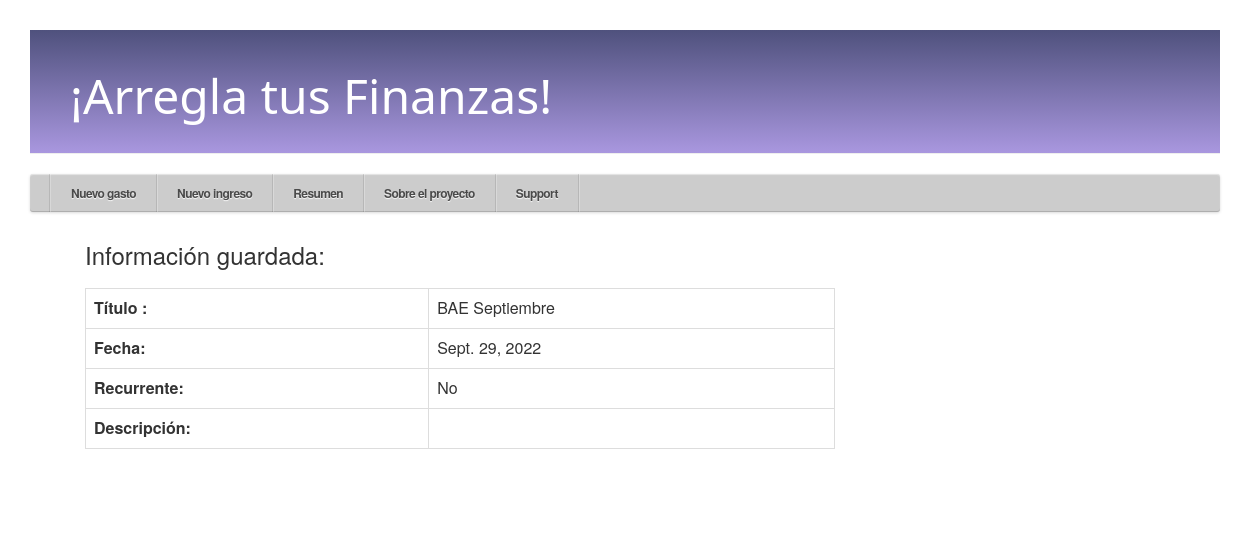
/ingresos/2/, run on the app's committed database.
### aplicacion/models.py (models this page shows, shortened)
class Ingresos(models.Model):
    id_usuario = models.ForeignKey(settings.AUTH_USER_MODEL, on_delete=models.CASCADE)
    titulo = models.CharField(max_length=20)
    descripcion = models.TextField(blank=True, null=True)
    RECURRENCIA = [
        ('Si', 'Si'),
        ('No', 'No'),
    ]
    recurrente = models.CharField(max_length=2, choices=RECURRENCIA)
    fecha_ingreso = models.DateField()
    monto = models.IntegerField()
    class Meta:
        ordering = ["fecha_ingreso"]

### aplicacion/views.py (the view)
# urls.py: path('ingresos/<int:pk>/', views.ingresos_detail, name='ingresos_detail'),
def ingresos_detail(request, pk):
    ingresos_a = get_object_or_404(Ingresos, pk=pk)
    return render(request, 'aplicacion/ingresos_detail.html', {'ingresos_a': ingresos_a})

### aplicacion/templates/aplicacion/ingresos_detail.html (shortened to what this page needs)
{% extends 'aplicacion/base.html' %}
{% block content %}
    <div class="post">
        <h3>Información guardada: <h3>
        <table class="table table-bordered">
            <tr>
                <td><strong>Título :</strong></td>
                <td>{{ ingresos_a.titulo }}</td>
              </tr>
            <tr>
                <td><strong>Fecha:</strong></td>
                <td>{{ ingresos_a.fecha_ingreso }}</td>
              </tr>
            <tr>
              <td><strong>Recurrente:</strong></td>
              <td>{{ ingresos_a.recurrente }}</td>
            </tr>
            <tr>
                <td><strong>Descripción:</strong> </td>
                <td>{{ ingresos_a.descripcion|linebreaksbr }}</td>
              </tr>
        </table>
    </div>
{% endblock %}

### aplicacion/static/aplicacion/base.css (style rules this page uses)
.post { margin-bottom: 70px; }
* { margin: 0; padding: 0; box-sizing: border-box; }
body { padding: 30px; font-family: "Helvetica Neue", helvetica, arial; background: url('https://subtlepatterns.com/patterns/white_carbonfiber.png'); }

### data on the page
Ingresos: titulo "BAE Septiembre", fecha_ingreso "Sept. 29, 2022", recurrente "No"
